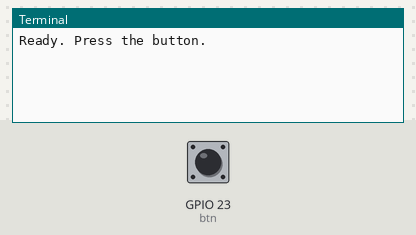
Bench run of a program on a simulated Raspberry Pi (BCM pin numbers). On the bench: the last lines printed to the terminal. The inputs (shaded band) are chosen by the test bench; at power-on: GPIO 23 (btn) HIGH.

Above: at 1.2 s.
1.3 s: GPIO 23 (btn) pulled LOW for 0.15 s
At 1.43 s:
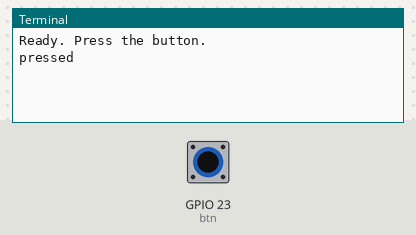
At 1.8 s:
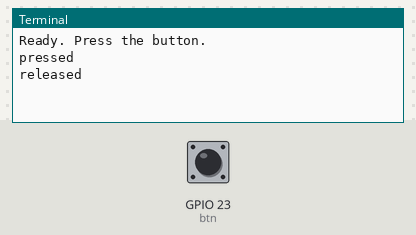

Measured:
- after the input at 1.3 s, the terminal: prints a new line at once (image 1)

The program:

button_test.py
```python
from gpiozero import Button
from signal import pause
btn = Button(23, pull_up=True, bounce_time=0.05)  # other side of button wired to GND
btn.when_pressed  = lambda: print("pressed")
btn.when_released = lambda: print("released")
print("Ready. Press the button.")
pause()
```
